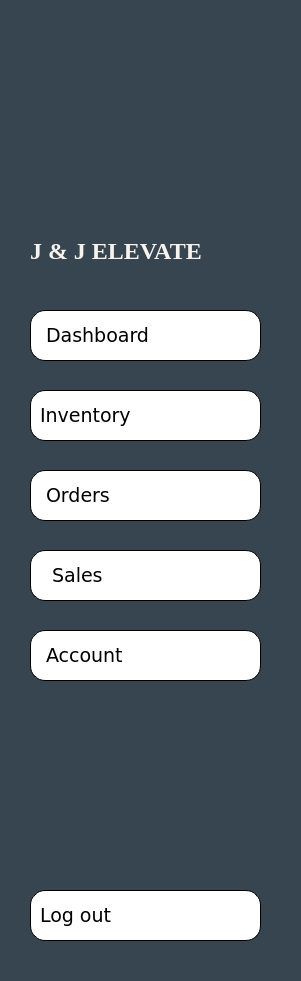
   <widget class="QFrame" name="LeftMenuBar">
    <property name="geometry">
     <rect>
      <x>-1</x>
      <y>-1</y>
      <width>301</width>
      <height>981</height>
     </rect>
    </property>
    <property name="font">
     <font>
      <pointsize>14</pointsize>
     </font>
    </property>
    <property name="styleSheet">
     <string notr="true">
background-color:#374550;
</string>
    </property>
    <property name="frameShape">
     <enum>QFrame::NoFrame</enum>
    </property>
    <property name="frameShadow">
     <enum>QFrame::Raised</enum>
    </property>
    <widget class="QLabel" name="JJelevate_text">
     <property name="geometry">
      <rect>
       <x>30</x>
       <y>240</y>
       <width>251</width>
       <height>21</height>
      </rect>
     </property>
     <property name="font">
      <font>
       <family>Georgia</family>
       <pointsize>18</pointsize>
       <weight>75</weight>
       <bold>true</bold>
      </font>
     </property>
     <property name="styleSheet">
      <string notr="true">color: #f6f3ee; </string>
     </property>
     <property name="text">
      <string>J &amp; J ELEVATE</string>
     </property>
     <property name="scaledContents">
      <bool>true</bool>
     </property>
    </widget>
    <widget class="QLabel" name="Logo">
     <property name="geometry">
      <rect>
       <x>30</x>
       <y>50</y>
       <width>241</width>
       <height>171</height>
      </rect>
     </property>
     <property name="text">
      <string/>
     </property>
     <property name="pixmap">
      <pixmap>:/JJimages/JJLOGO.png</pixmap>
     </property>
     <property name="scaledContents">
      <bool>true</bool>
     </property>
     <property name="alignment">
      <set>Qt::AlignCenter</set>
     </property>
    </widget>
    <widget class="QPushButton" name="pushButton_Dashboard">
     <property name="geometry">
      <rect>
       <x>30</x>
       <y>310</y>
       <width>231</width>
       <height>51</height>
      </rect>
     </property>
     <property name="font">
      <font>
       <family>Verdana</family>
       <pointsize>14</pointsize>
      </font>
     </property>
     <property name="styleSheet">
      <string notr="true">/* Default Inactive Buttons */
QPushButton {
    background-color: white;
    color: black;
    border-radius: 15px;
border: 1px solid #000000; 
    padding: 9px;
font-size: 14;
font-family: &quot;Verdana&quot;, sans-serif; 
text-align: left;
}
/* Hover Effect on Inactive Buttons */
QPushButton:hover {
    background-color:#8d2721;
color:white;
font-weight: 500;
}

/* Active Button (Current Page) */
QPushButton#activeButton {
    background-color: #8d2721;
    color: white;
font-weight: 500;
}
</string>
     </property>
     <property name="text">
      <string> Dashboard</string>
     </property>
     <property name="icon">
      <iconset>
       <normaloff>:/JJimages/dashboard_icon.svg</normaloff>:/JJimages/dashboard_icon.svg</iconset>
     </property>
     <property name="iconSize">
      <size>
       <width>45</width>
       <height>45</height>
      </size>
     </property>
    </widget>
    <widget class="QPushButton" name="pushButton_Inventory">
     <property name="geometry">
      <rect>
       <x>30</x>
       <y>390</y>
       <width>231</width>
       <height>51</height>
      </rect>
     </property>
     <property name="font">
      <font>
       <family>Verdana</family>
       <pointsize>14</pointsize>
      </font>
     </property>
     <property name="styleSheet">
      <string notr="true">/* Default Inactive Buttons */
QPushButton {
    background-color: white;
    color: black;
    border-radius: 15px;
border: 1px solid #000000; 
    padding: 9px;
font-size: 14;
font-family: &quot;Verdana&quot;, sans-serif; 
text-align: left;
}
/* Hover Effect on Inactive Buttons */
QPushButton:hover {
    background-color:#8d2721;
color:white;
font-weight: 500;
}

/* Active Button (Current Page) */
QPushButton#activeButton {
    background-color: #8d2721;
    color: white;
font-weight: 500;
}
</string>
     </property>
     <property name="text">
      <string>Inventory</string>
     </property>
     <property name="icon">
      <iconset>
       <normaloff>:/JJimages/inventory_icon.svg</normaloff>:/JJimages/inventory_icon.svg</iconset>
     </property>
     <property name="iconSize">
      <size>
       <width>55</width>
       <height>50</height>
      </size>
     </property>
    </widget>
    <widget class="QPushButton" name="pushButton_Orders">
     <property name="geometry">
      <rect>
       <x>30</x>
       <y>470</y>
       <width>231</width>
       <height>51</height>
      </rect>
     </property>
     <property name="font">
      <font>
       <family>Verdana</family>
       <pointsize>14</pointsize>
      </font>
     </property>
     <property name="styleSheet">
      <string notr="true">/* Default Inactive Buttons */
QPushButton {
    background-color: white;
    color: black;
    border-radius: 15px;
border: 1px solid #000000; 
    padding: 9px;
font-size: 14;
font-family: &quot;Verdana&quot;, sans-serif; 
text-align: left;
}
/* Hover Effect on Inactive Buttons */
QPushButton:hover {
    background-color:#8d2721;
color:white;
font-weight: 500;
}

/* Active Button (Current Page) */
QPushButton#activeButton {
    background-color: #8d2721;
    color: white;
font-weight: 500;
}
</string>
     </property>
     <property name="text">
      <string> Orders</string>
     </property>
     <property name="icon">
      <iconset>
       <normaloff>:/JJimages/orders_icon.svg</normaloff>:/JJimages/orders_icon.svg</iconset>
     </property>
     <property name="iconSize">
      <size>
       <width>51</width>
       <height>48</height>
      </size>
     </property>
    </widget>
    <widget class="QPushButton" name="pushButton_Sales">
     <property name="geometry">
      <rect>
       <x>30</x>
       <y>550</y>
       <width>231</width>
       <height>51</height>
      </rect>
     </property>
     <property name="font">
      <font>
       <family>Verdana</family>
       <pointsize>14</pointsize>
      </font>
     </property>
     <property name="styleSheet">
      <string notr="true">/* Default Inactive Buttons */
QPushButton {
    background-color: white;
    color: black;
    border-radius: 15px;
border: 1px solid #000000; 
    padding: 9px;
font-size: 14;
font-family: &quot;Verdana&quot;, sans-serif; 
text-align: left;
}
/* Hover Effect on Inactive Buttons */
QPushButton:hover {
    background-color:#8d2721;
color:white;
font-weight: 500;
}

/* Active Button (Current Page) */
QPushButton#activeButton {
    background-color: #8d2721;
    color: white;
font-weight: 500;
}
</string>
     </property>
     <property name="text">
      <string>  Sales</string>
     </property>
     <property name="icon">
      <iconset>
       <normaloff>:/JJimages/sales_icon.svg</normaloff>:/JJimages/sales_icon.svg</iconset>
     </property>
     <property name="iconSize">
      <size>
       <width>45</width>
       <height>45</height>
      </size>
     </property>
    </widget>
    <widget class="QPushButton" name="pushButton_Account">
     <property name="geometry">
      <rect>
       <x>30</x>
       <y>630</y>
       <width>231</width>
       <height>51</height>
      </rect>
     </property>
     <property name="font">
      <font>
       <family>Verdana</family>
       <pointsize>14</pointsize>
      </font>
     </property>
     <property name="styleSheet">
      <string notr="true">/* Default Inactive Buttons */
QPushButton {
    background-color: white;
    color: black;
    border-radius: 15px;
border: 1px solid #000000; 
    padding: 9px;
font-size: 14;
font-family: &quot;Verdana&quot;, sans-serif; 
text-align: left;
}
/* Hover Effect on Inactive Buttons */
QPushButton:hover {
    background-color:#8d2721;
color:white;
font-weight: 500;
}

/* Active Button (Current Page) */
QPushButton#activeButton {
    background-color: #8d2721;
    color: white;
font-weight: 500;
}
</string>
     </property>
     <property name="text">
      <string> Account</string>
     </property>
     <property name="icon">
      <iconset>
       <normaloff>:/JJimages/account_icon.svg</normaloff>:/JJimages/account_icon.svg</iconset>
     </property>
     <property name="iconSize">
      <size>
       <width>52</width>
       <height>50</height>
      </size>
     </property>
    </widget>
    <widget class="QPushButton" name="pushButton_LogOut">
     <property name="geometry">
      <rect>
       <x>30</x>
       <y>890</y>
       <width>231</width>
       <height>51</height>
      </rect>
     </property>
     <property name="font">
      <font>
       <family>Verdana</family>
       <pointsize>14</pointsize>
      </font>
     </property>
     <property name="styleSheet">
      <string notr="true">/* Default Inactive Buttons */
QPushButton {
    background-color: white;
    color: black;
    border-radius: 15px;
border: 1px solid #000000; 
    padding: 9px;
font-size: 14;
font-family: &quot;Verdana&quot;, sans-serif; 
text-align: left;
}
/* Hover Effect on Inactive Buttons */
QPushButton:hover {
    background-color:#8d2721;
color:white;
font-weight: 500;
}

/* Active Button (Current Page) */
QPushButton#activeButton {
    background-color: #8d2721;
    color: white;
font-weight: 500;
}
</string>
     </property>
     <property name="text">
      <string>Log out</string>
     </property>
     <property name="icon">
      <iconset>
       <normaloff>:/JJimages/logout_icon.svg</normaloff>:/JJimages/logout_icon.svg</iconset>
     </property>
     <property name="iconSize">
      <size>
       <width>48</width>
       <height>48</height>
      </size>
     </property>
    </widget>
   </widget>
